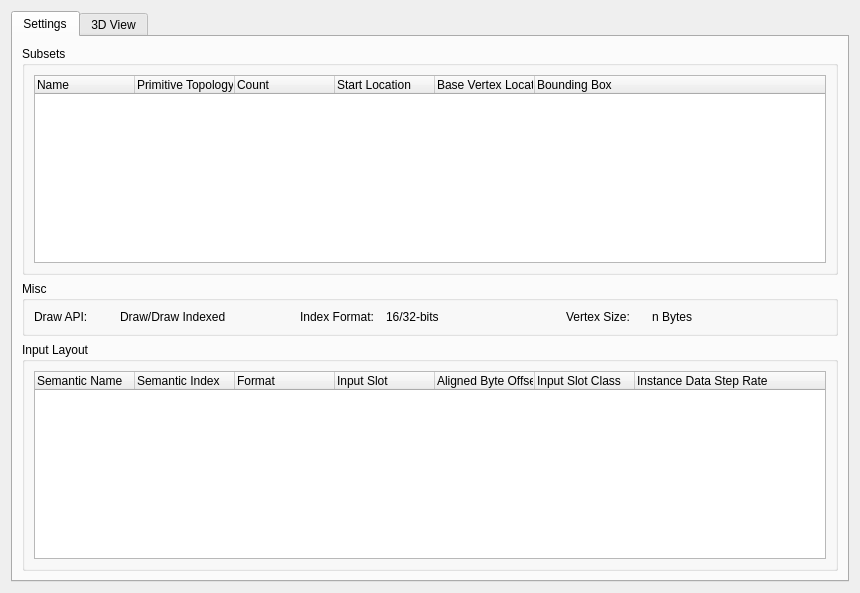
<?xml version="1.0" encoding="UTF-8"?>
<ui version="4.0">
 <class>Geometry_Dlg</class>
 <widget class="QWidget" name="Geometry_Dlg">
  <property name="geometry">
   <rect>
    <x>0</x>
    <y>0</y>
    <width>860</width>
    <height>593</height>
   </rect>
  </property>
  <property name="windowTitle">
   <string>Form</string>
  </property>
  <layout class="QGridLayout" name="gridLayout_5">
   <item row="0" column="0">
    <widget class="QTabWidget" name="tabWidget">
     <property name="currentIndex">
      <number>0</number>
     </property>
     <widget class="QWidget" name="tab">
      <attribute name="title">
       <string>Settings</string>
      </attribute>
      <layout class="QGridLayout" name="gridLayout_4">
       <item row="2" column="0">
        <widget class="QGroupBox" name="groupBox_inputLayout">
         <property name="title">
          <string>Input Layout</string>
         </property>
         <layout class="QGridLayout" name="gridLayout_2">
          <item row="0" column="0">
           <widget class="QTreeWidget" name="treeWidget_inputLayout">
            <property name="indentation">
             <number>0</number>
            </property>
            <column>
             <property name="text">
              <string>Semantic Name</string>
             </property>
            </column>
            <column>
             <property name="text">
              <string>Semantic Index</string>
             </property>
            </column>
            <column>
             <property name="text">
              <string>Format</string>
             </property>
            </column>
            <column>
             <property name="text">
              <string>Input Slot</string>
             </property>
            </column>
            <column>
             <property name="text">
              <string>Aligned Byte Offset</string>
             </property>
            </column>
            <column>
             <property name="text">
              <string>Input Slot Class</string>
             </property>
            </column>
            <column>
             <property name="text">
              <string>Instance Data Step Rate</string>
             </property>
            </column>
           </widget>
          </item>
         </layout>
        </widget>
       </item>
       <item row="1" column="0">
        <widget class="QGroupBox" name="groupBox_5">
         <property name="title">
          <string>Misc</string>
         </property>
         <layout class="QGridLayout" name="gridLayout_3">
          <item row="0" column="0">
           <widget class="QLabel" name="label_7">
            <property name="minimumSize">
             <size>
              <width>80</width>
              <height>0</height>
             </size>
            </property>
            <property name="text">
             <string>Draw API:</string>
            </property>
           </widget>
          </item>
          <item row="0" column="1">
           <widget class="QLabel" name="label_drawAPI">
            <property name="sizePolicy">
             <sizepolicy hsizetype="Expanding" vsizetype="Preferred">
              <horstretch>0</horstretch>
              <verstretch>0</verstretch>
             </sizepolicy>
            </property>
            <property name="minimumSize">
             <size>
              <width>150</width>
              <height>0</height>
             </size>
            </property>
            <property name="text">
             <string>Draw/Draw Indexed</string>
            </property>
           </widget>
          </item>
          <item row="0" column="2">
           <widget class="QLabel" name="label_9">
            <property name="sizePolicy">
             <sizepolicy hsizetype="Preferred" vsizetype="Preferred">
              <horstretch>0</horstretch>
              <verstretch>0</verstretch>
             </sizepolicy>
            </property>
            <property name="minimumSize">
             <size>
              <width>80</width>
              <height>0</height>
             </size>
            </property>
            <property name="text">
             <string>Index Format:</string>
            </property>
           </widget>
          </item>
          <item row="0" column="3">
           <widget class="QLabel" name="label_indexFormat">
            <property name="sizePolicy">
             <sizepolicy hsizetype="Expanding" vsizetype="Preferred">
              <horstretch>0</horstretch>
              <verstretch>0</verstretch>
             </sizepolicy>
            </property>
            <property name="minimumSize">
             <size>
              <width>150</width>
              <height>0</height>
             </size>
            </property>
            <property name="text">
             <string>16/32-bits</string>
            </property>
           </widget>
          </item>
          <item row="0" column="4">
           <widget class="QLabel" name="label">
            <property name="minimumSize">
             <size>
              <width>80</width>
              <height>0</height>
             </size>
            </property>
            <property name="text">
             <string>Vertex Size:</string>
            </property>
           </widget>
          </item>
          <item row="0" column="5">
           <widget class="QLabel" name="label_vertexSize">
            <property name="sizePolicy">
             <sizepolicy hsizetype="Expanding" vsizetype="Preferred">
              <horstretch>0</horstretch>
              <verstretch>0</verstretch>
             </sizepolicy>
            </property>
            <property name="text">
             <string>n Bytes</string>
            </property>
           </widget>
          </item>
         </layout>
        </widget>
       </item>
       <item row="0" column="0">
        <widget class="QGroupBox" name="groupBox">
         <property name="title">
          <string>Subsets</string>
         </property>
         <layout class="QGridLayout" name="gridLayout">
          <item row="0" column="0">
           <widget class="QTreeWidget" name="treeWidget_subsets">
            <property name="indentation">
             <number>0</number>
            </property>
            <column>
             <property name="text">
              <string>Name</string>
             </property>
            </column>
            <column>
             <property name="text">
              <string>Primitive Topology</string>
             </property>
            </column>
            <column>
             <property name="text">
              <string>Count</string>
             </property>
            </column>
            <column>
             <property name="text">
              <string>Start Location</string>
             </property>
            </column>
            <column>
             <property name="text">
              <string>Base Vertex Location</string>
             </property>
            </column>
            <column>
             <property name="text">
              <string>Bounding Box</string>
             </property>
            </column>
           </widget>
          </item>
         </layout>
        </widget>
       </item>
      </layout>
     </widget>
     <widget class="QWidget" name="tab_2">
      <attribute name="title">
       <string>3D View</string>
      </attribute>
      <layout class="QGridLayout" name="gridLayout_7">
       <item row="0" column="0">
        <layout class="QGridLayout" name="gridLayout_6">
         <property name="sizeConstraint">
          <enum>QLayout::SetMinimumSize</enum>
         </property>
         <item row="0" column="0">
          <widget class="QListWidget" name="listWidget_subsets">
           <property name="sizePolicy">
            <sizepolicy hsizetype="Minimum" vsizetype="Expanding">
             <horstretch>0</horstretch>
             <verstretch>0</verstretch>
            </sizepolicy>
           </property>
           <property name="maximumSize">
            <size>
             <width>200</width>
             <height>16777215</height>
            </size>
           </property>
           <property name="editTriggers">
            <set>QAbstractItemView::AnyKeyPressed|QAbstractItemView::DoubleClicked|QAbstractItemView::EditKeyPressed</set>
           </property>
           <property name="selectionMode">
            <enum>QAbstractItemView::MultiSelection</enum>
           </property>
          </widget>
         </item>
         <item row="1" column="0">
          <widget class="QComboBox" name="comboBox_tech">
           <property name="maximumSize">
            <size>
             <width>200</width>
             <height>16777215</height>
            </size>
           </property>
          </widget>
         </item>
         <item row="2" column="0">
          <widget class="QCheckBox" name="checkBox_scaleWholeObject">
           <property name="maximumSize">
            <size>
             <width>200</width>
             <height>16777215</height>
            </size>
           </property>
           <property name="text">
            <string>Scale Whole Object</string>
           </property>
          </widget>
         </item>
         <item row="3" column="0">
          <widget class="QCheckBox" name="checkBox_backFaceCulling">
           <property name="text">
            <string>Cull Back Facing Polygons</string>
           </property>
          </widget>
         </item>
        </layout>
       </item>
       <item row="0" column="1">
        <widget class="m3d::Geometry3DView" name="widget_preview" native="true">
         <property name="sizePolicy">
          <sizepolicy hsizetype="Expanding" vsizetype="Expanding">
           <horstretch>0</horstretch>
           <verstretch>0</verstretch>
          </sizepolicy>
         </property>
         <property name="contextMenuPolicy">
          <enum>Qt::PreventContextMenu</enum>
         </property>
        </widget>
       </item>
      </layout>
     </widget>
    </widget>
   </item>
  </layout>
 </widget>
 <customwidgets>
  <customwidget>
   <class>m3d::Geometry3DView</class>
   <extends>QWidget</extends>
   <header>Geometry3DView.h</header>
   <container>1</container>
  </customwidget>
 </customwidgets>
 <tabstops>
  <tabstop>treeWidget_subsets</tabstop>
  <tabstop>treeWidget_inputLayout</tabstop>
 </tabstops>
 <resources>
  <include location="D3DChips_Dlg.qrc"/>
 </resources>
 <connections>
  <connection>
   <sender>treeWidget_subsets</sender>
   <signal>itemChanged(QTreeWidgetItem*,int)</signal>
   <receiver>Geometry_Dlg</receiver>
   <slot>ssItemChanged(QTreeWidgetItem*,int)</slot>
   <hints>
    <hint type="sourcelabel">
     <x>425</x>
     <y>110</y>
    </hint>
    <hint type="destinationlabel">
     <x>425</x>
     <y>286</y>
    </hint>
   </hints>
  </connection>
  <connection>
   <sender>tabWidget</sender>
   <signal>currentChanged(int)</signal>
   <receiver>Geometry_Dlg</receiver>
   <slot>tabChanged()</slot>
   <hints>
    <hint type="sourcelabel">
     <x>54</x>
     <y>20</y>
    </hint>
    <hint type="destinationlabel">
     <x>856</x>
     <y>323</y>
    </hint>
   </hints>
  </connection>
  <connection>
   <sender>listWidget_subsets</sender>
   <signal>itemSelectionChanged()</signal>
   <receiver>Geometry_Dlg</receiver>
   <slot>ss2SelectionChanged()</slot>
   <hints>
    <hint type="sourcelabel">
     <x>82</x>
     <y>78</y>
    </hint>
    <hint type="destinationlabel">
     <x>6</x>
     <y>74</y>
    </hint>
   </hints>
  </connection>
  <connection>
   <sender>listWidget_subsets</sender>
   <signal>itemChanged(QListWidgetItem*)</signal>
   <receiver>Geometry_Dlg</receiver>
   <slot>ss2ItemChanged(QListWidgetItem*)</slot>
   <hints>
    <hint type="sourcelabel">
     <x>65</x>
     <y>103</y>
    </hint>
    <hint type="destinationlabel">
     <x>4</x>
     <y>111</y>
    </hint>
   </hints>
  </connection>
 </connections>
 <slots>
  <slot>ssItemChanged(QTreeWidgetItem*,int)</slot>
  <slot>tabChanged()</slot>
  <slot>render3D()</slot>
  <slot>ss2SelectionChanged()</slot>
  <slot>ss2ItemChanged(QListWidgetItem*)</slot>
 </slots>
</ui>
